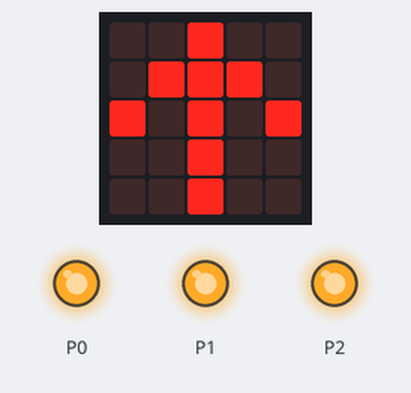
Recording of a program running on a simulated BBC micro:bit (MakeCode). Shown: the board's 5×5 LED display, output pins drawn as LEDs (lit = HIGH).

Above: at 0.7 s.
At 2.9 s:
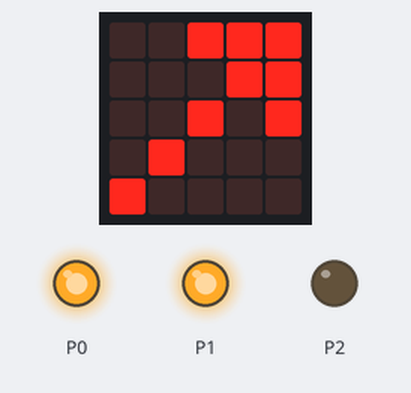
At 4.5 s:
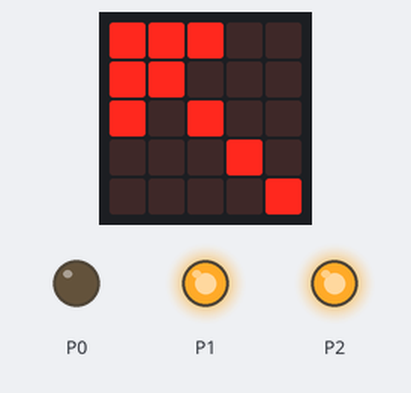
At 7.7 s:
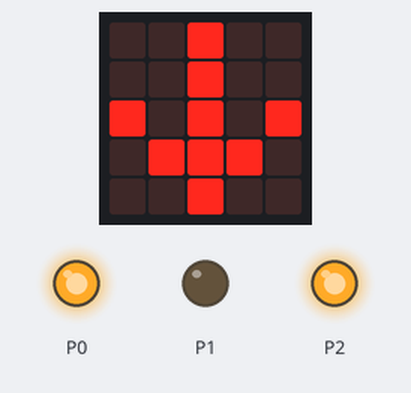
At 9.3 s:
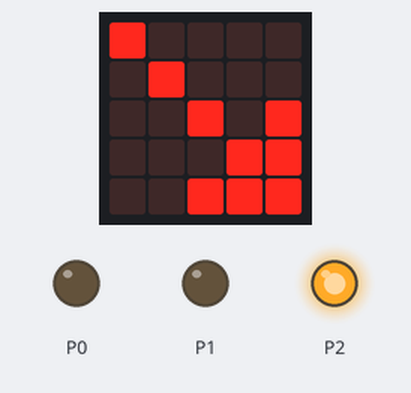
At 12.5 s:
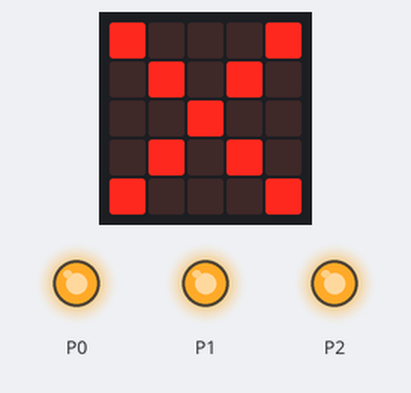
Timing chart, 0 to 40.0 s (numbered marks = the images above):
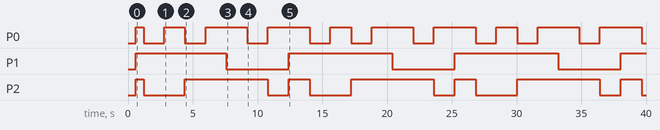

The program:

main.ts
```typescript
function 走る (命令: string) {
    if (命令 == "前") {
        basic.showArrow(ArrowNames.North)
        pins.digitalWritePin(DigitalPin.P0, 0)
        pins.digitalWritePin(DigitalPin.P1, 1)
        pins.digitalWritePin(DigitalPin.P2, 0)
    } else if (命令 == "後") {
        basic.showArrow(ArrowNames.South)
        pins.digitalWritePin(DigitalPin.P0, 1)
        pins.digitalWritePin(DigitalPin.P1, 0)
        pins.digitalWritePin(DigitalPin.P2, 1)
    } else if (命令 == "前右") {
        basic.showArrow(ArrowNames.NorthEast)
        pins.digitalWritePin(DigitalPin.P0, 1)
        pins.digitalWritePin(DigitalPin.P1, 1)
        pins.digitalWritePin(DigitalPin.P2, 0)
    } else if (命令 == "前左") {
        basic.showArrow(ArrowNames.NorthWest)
        pins.digitalWritePin(DigitalPin.P0, 0)
        pins.digitalWritePin(DigitalPin.P1, 1)
        pins.digitalWritePin(DigitalPin.P2, 1)
    } else if (命令 == "後右") {
        basic.showArrow(ArrowNames.SouthEast)
        pins.digitalWritePin(DigitalPin.P0, 0)
        pins.digitalWritePin(DigitalPin.P1, 0)
        pins.digitalWritePin(DigitalPin.P2, 1)
    } else if (命令 == "後左") {
        basic.showArrow(ArrowNames.SouthWest)
        pins.digitalWritePin(DigitalPin.P0, 1)
        pins.digitalWritePin(DigitalPin.P1, 0)
        pins.digitalWritePin(DigitalPin.P2, 0)
    } else if (命令 == "停止") {
        basic.showIcon(IconNames.No)
        pins.digitalWritePin(DigitalPin.P0, 1)
        pins.digitalWritePin(DigitalPin.P1, 1)
        pins.digitalWritePin(DigitalPin.P2, 1)
    } else {
        basic.showIcon(IconNames.Happy)
        pins.digitalWritePin(DigitalPin.P0, 0)
        pins.digitalWritePin(DigitalPin.P1, 0)
        pins.digitalWritePin(DigitalPin.P2, 0)
    }
}
走る("停止")
basic.forever(function () {
    走る("前")
    basic.pause(1000)
    走る("前右")
    basic.pause(1000)
    走る("前左")
    basic.pause(1000)
    走る("停止")
    basic.pause(1000)
    走る("後")
    basic.pause(1000)
    走る("後右")
    basic.pause(1000)
    走る("後左")
    basic.pause(1000)
    走る("停止")
    basic.pause(1000)
})
```

test.ts
```typescript
// テストはここに来ます。このパッケージが拡張機能として使用されるときにはコンパイルされません。
```

Measured:
- by itself, P0: repeats every 12.8 s: HIGH 1.6 s, 2 × (LOW 1.6 s, HIGH 3.2 s), LOW 1.6 s
- by itself, P1: alternates HIGH for 8.0 s and LOW for 4.8 s
- by itself, P2: repeats every 12.8 s: HIGH 6.4 s, LOW 1.6 s, HIGH 1.6 s, LOW 3.2 s
- what the display in image 0 shows lasts 1.6 s, from 0.6 s to 2.2 s
